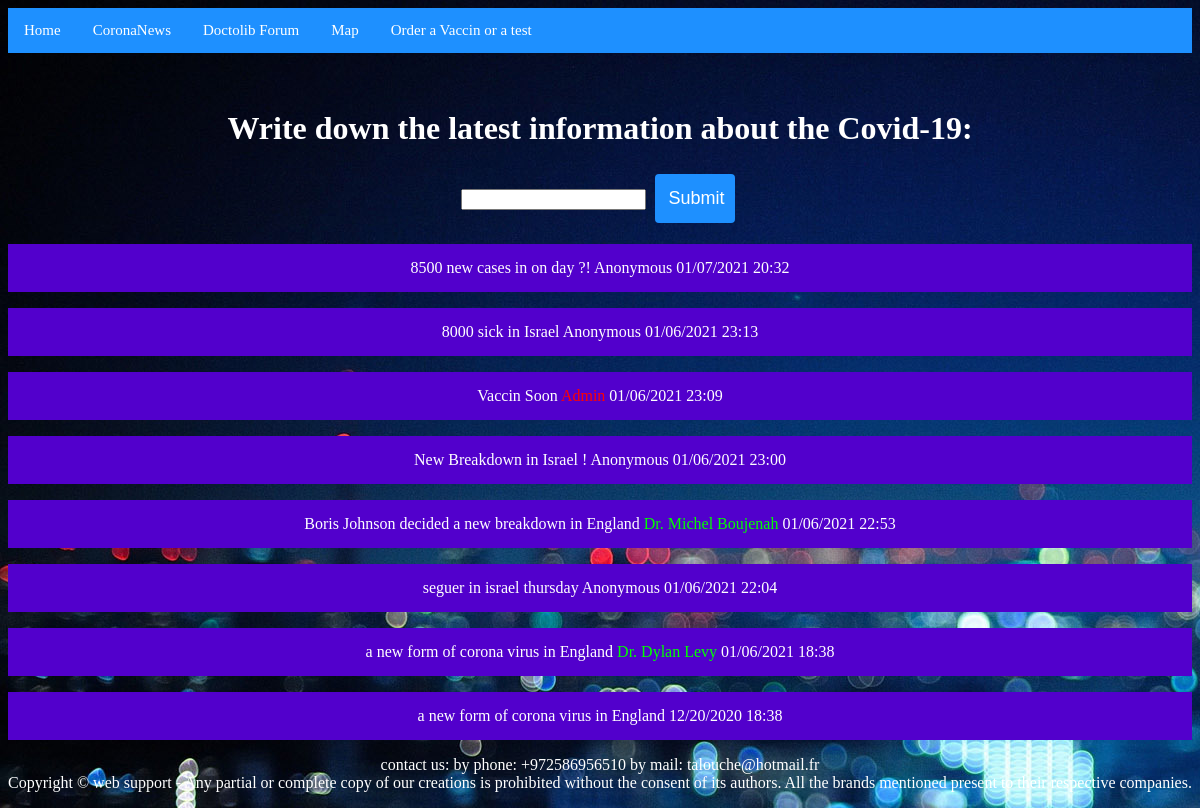
/corona_news_page.php, run on the app's committed database.
### tables this page shows
CREATE TABLE `news` (
  `ID` int(11) NOT NULL,
  `message` text NOT NULL,
  `date` int(11) NOT NULL,
  `author` varchar(255) NOT NULL
);

### corona_news_page.php (the view, shortened to what this page needs)
<!DOCTYPE html>
<html lang="en" dir="ltr">
  <head>
  </head>
  <body>
    <?php
      require_once 'header.php';
      ?>
      <h1>Write down the latest information about the Covid-19: </h1>
      <div id="msg">
      <form method="post">
        <input type="text" name="message" required>
        <input type="submit" name="formnews" id="formnews" value="Submit">
      </form>
      <?php
      $q= $db->prepare("SELECT * FROM news ORDER BY ID DESC");
      $q->execute();
      $result=$q->fetchall();
      foreach ($result as $res) {
        if($res['author'] == 'Admin'){
        ?>
        <div>
          <p id="msgg">
            <span><?php echo $res['message']; ?></span>
            <span id="author_admin" class="author_admin"><?php echo $res['author']; ?></span>
            <span><?php echo date('m/d/Y H:i', $res['date']); ?></span>
          </p>
        </div>
        <?php
        } elseif($res['author'] != 'Anonymous'){
        ?>
        <div>
          <p id="msgg">
            <span><?php echo $res['message']; ?></span>
            <span id="author_doc" class="author_doc"><?php echo $res['author']; ?></span>
            <span><?php echo date('m/d/Y H:i', $res['date']); ?></span>
          </p>
        </div>
        <?php
        } else {
          ?>
        <div>
          <p id="msgg">
            <span><?php echo $res['message']; ?></span>
            <span id="author" class="author"><?php echo $res['author']; ?></span>
            <span><?php echo date('m/d/Y H:i', $res['date']); ?></span>
          </p>
        </div>
        <?php
        }
      }
       ?>
       <?php
         require_once 'footer.php';
         ?>
  </body>
</html>

### corona_news_page.php (style rules this page uses)
body { background-color: #364061; text-align: center; }
h1 { color: white; }
#formnews { display: inline-block; border-radius: 4px; background-color: #1E90FF; border: none; color: #FFFFFF; text-align: center; font-size: 18px; padding: 14px; width: 80px; transition: all 0.5s; cursor: pointer; margin: 5px; }
#msgg { border-width: 15px; border-style: solid; border-color: #5200cc; background-color: #5200cc; color: white; }
#author_admin { color: red; }
#author_doc { color:#00FF00; }

### header.php (style rules this page uses)
body { background-image: url("wallpaper4.jpg"); }

### data on the page
news: message "8500 new cases in on day ?!", author "Anonymous", date "01/07/2021 20:32"
news: message "8000 sick in Israel", author "Anonymous", date "01/06/2021 23:13"
news: message "Vaccin Soon", author "Admin", date "01/06/2021 23:09"
news: message "New Breakdown in Israel !", author "Anonymous", date "01/06/2021 23:00"
news: message "Boris Johnson decided a new breakdown in England", author "Dr. Michel Boujenah", date "01/06/2021 22:53"
news: message "seguer in israel thursday", author "Anonymous", date "01/06/2021 22:04"
news: message "a new form of corona virus in England", author "Dr. Dylan Levy", date "01/06/2021 18:38"
news: message "a new form of corona virus in England", date "12/20/2020 18:38"
